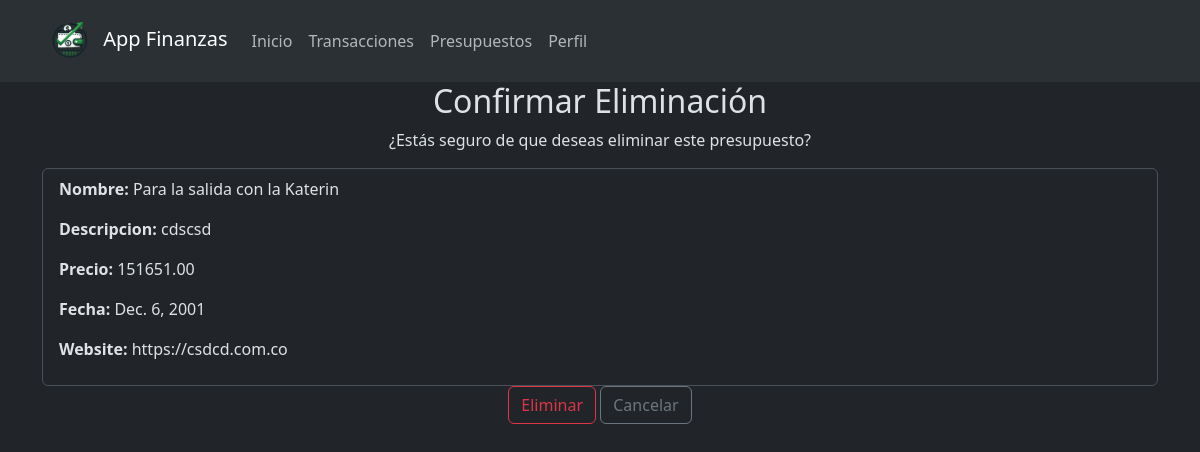
The page /eliminar_presupuesto/4/ (signed in) on the database its author committed.
### myApp/models.py (models this page shows, shortened)
class Presupuesto(models.Model):
    usuario = models.ForeignKey(settings.AUTH_USER_MODEL, on_delete=models.CASCADE)
    nombre = models.CharField(max_length=100)
    descripcion = models.TextField()
    precio = models.DecimalField(max_digits=10, decimal_places=2)
    fecha = models.DateField()
    website = models.URLField(blank=True, null=True)

### myApp/views.py (the view)
# urls.py: path('eliminar_presupuesto/<int:presupuesto_id>/', views.eliminar_presupuesto, name='eliminar presupuesto')
@login_required
def eliminar_presupuesto(request, presupuesto_id):
    presupuesto = get_object_or_404(
        Presupuesto, id=presupuesto_id, usuario=request.user)
    if request.method == 'POST':
        presupuesto.delete()
        messages.success(request, "Presupuesto eliminado correctamente.")
        return redirect('presupuestos')
    return render(request, 'presupuestos/eliminar_presupuesto.html', {
        'presupuesto': presupuesto
    })

### myApp/templates/presupuestos/eliminar_presupuesto.html (shortened to what this page needs)
{% extends 'base.html' %}
{% block content %}
<div class="container text-center">
    <h2>Confirmar Eliminación</h2>
    <div>
        <p>¿Estás seguro de que deseas eliminar este presupuesto?</p>
        <ul class="list-group">
            <li class="list-group-item text-start">
                <p>
                    <strong>Nombre:</strong> {{ presupuesto.nombre }}
                </p>
                <p>
                    <strong>Descripcion:</strong> {{ presupuesto.descripcion }}
                </p>
                <p>
                    <strong>Precio:</strong> {{ presupuesto.precio }}
                </p>
                <p>
                    <strong>Fecha:</strong> {{ presupuesto.fecha }}
                </p>
                <p>
                    <strong>Website:</strong> {{ presupuesto.website }}
                </p>
            </li>
        </ul>
    </div>
    <form method="post">
        <button type="submit" class="btn btn-outline-danger">
            Eliminar
        </button>
        <button class="btn btn-outline-secondary">
            <a class="nav-link" href="/presupuestos">Cancelar</a>
        </button>
    </form>
</div>
{% endblock %}

### rows shown on the page
Presupuesto: nombre "Para la salida con la Katerin", descripcion "cdscsd", precio "151651.00", fecha "Dec. 6, 2001", website "https://csdcd.com.co"
